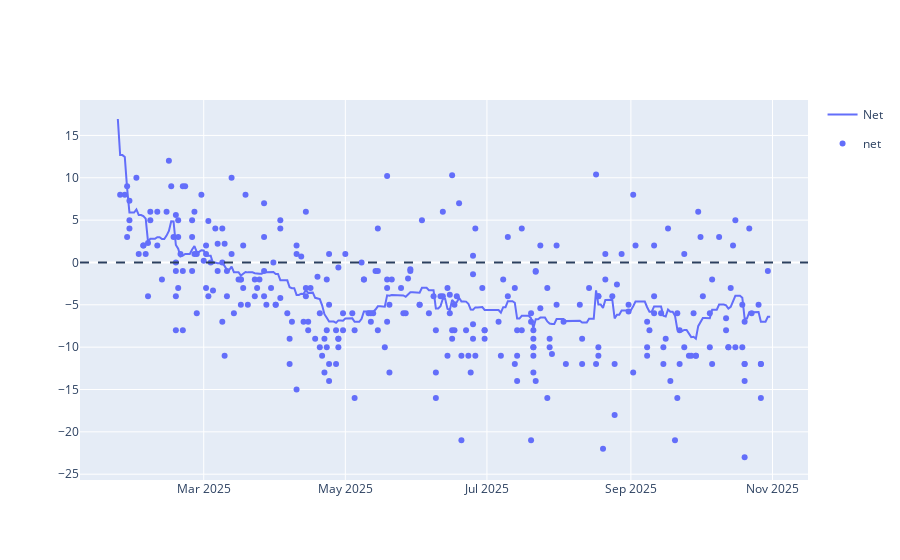

Here is the notebook cell this chart was saved with:
### Code cell
line = px.line(approval_avg, x='Date', y=['Net'])
scatter = px.scatter(polls_df[polls_df['end_date'] >= pd.to_datetime('2025-01-24')], x='end_date', y=['net'])
                     #trendline='lowess', trendline_options=dict(frac=0.2))
fig = go.Figure(data=line.data + scatter.data)
fig.add_hline(y=0, line_dash='dash')
fig.show()

### Figure 1 — Plotly figure (JSON) as saved in the notebook; plotly's stock layout.template omitted (floating-point values rounded to 4 significant figures; data arrays with more than 128 entries replaced by an {"elided": "..."} marker saying what was removed)
{"data": [{"hovertemplate": "variable=Net<br>Date=%{x}<br>value=%{y}<extra></extra>", "legendgroup": "Net", "line": {"color": "#636efa", "dash": "solid"}, "marker": {"symbol": "circle"}, "mode": "lines", "name": "Net", "orientation": "v", "showlegend": true, "type": "scatter", "x": {"elided": "282 str values"}, "xaxis": "x", "y": {"elided": "282 float values"}, "yaxis": "y"}, {"hovertemplate": "variable=net<br>end_date=%{x}<br>value=%{y}<extra></extra>", "legendgroup": "net", "marker": {"color": "#636efa", "symbol": "circle"}, "mode": "markers", "name": "net", "orientation": "v", "showlegend": true, "type": "scatter", "x": {"elided": "305 str values"}, "xaxis": "x", "y": {"elided": "305 float values"}, "yaxis": "y"}], "layout": {"shapes": [{"line": {"dash": "dash"}, "type": "line", "x0": 0, "x1": 1, "xref": "x domain", "y0": 0, "y1": 0, "yref": "y"}]}}
